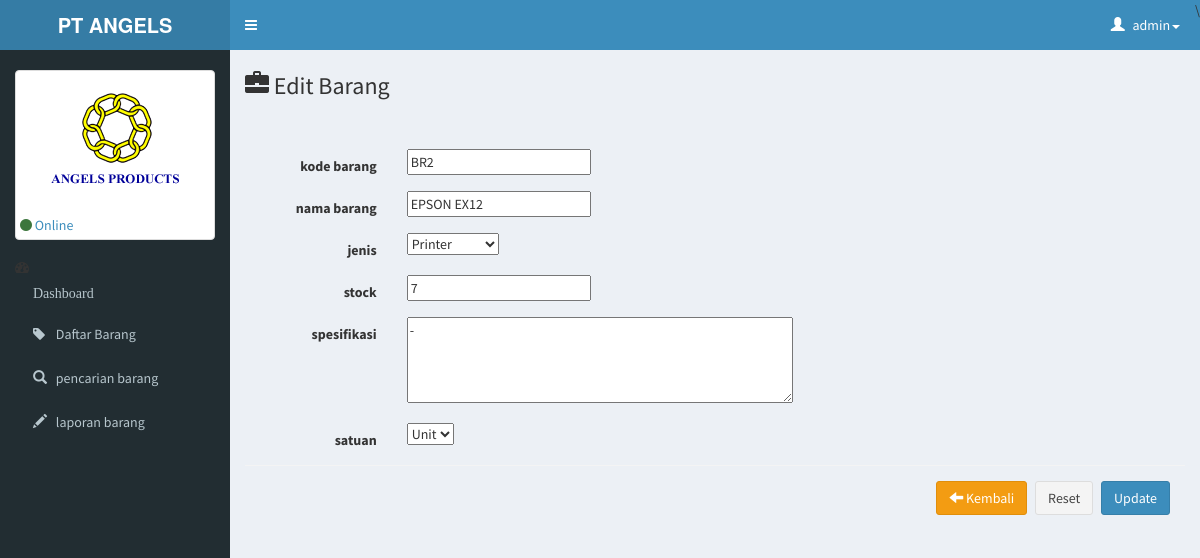
The page /admin/edit.php?id=2 (signed in) on the database its author committed.
### tables this page shows
CREATE TABLE IF NOT EXISTS `daftar_barang` (
  `id` int(255) NOT NULL AUTO_INCREMENT,
  `kode` varchar(20) NOT NULL,
  `nama_barang` varchar(100) NOT NULL,
  `jenis` varchar(32) NOT NULL,
  `stock` int(10) NOT NULL,
  `satuan` varchar(15) NOT NULL,
  `spek` text NOT NULL,
  PRIMARY KEY (`id`)
);

CREATE TABLE IF NOT EXISTS `jenis` (
  `jenis_barang` varchar(255) NOT NULL
);

CREATE TABLE IF NOT EXISTS `satuan` (
  `satuan_barang` varchar(100) NOT NULL
);

### admin/edit.php (the view, shortened to what this page needs)
<?php include 'menu.php'; ?>
<html>
<div class="content-wrapper">
<?php
global $values;
include 'konek.php';
        $sql = "SELECT * FROM daftar_barang where id=".mysqli_real_escape_string($koneksi,$_GET['id'])."";
        $result = mysqli_query($koneksi,$sql);
         while($row = mysqli_fetch_array($result))
         {
           $values['kode'] = $row['kode'];
           $values['nama_barang'] = $row['nama_barang'];
           $values['jenis'] = $row['jenis'];
           $values['stock'] = $row['stock'];
           $values['spek'] = $row['spek'];
           $values['satuan'] = $row['satuan'];
    }
 ?>
  <div id="page-wrapper">
        <div class="col-md-12 graphs">
       <div class="xs">
<h3><span class="glyphicon glyphicon-briefcase"></span>  Edit Barang</h3>
<br>
<br>
<div class="tab-content">
    <div class="tab-pane active" id="horizontal-form">
<form name="edit_data" action="#" method="post" class="form-horizontal">
<div class="form-group">
                                    <label for="focusedinput" class="col-sm-2 control-label">kode barang</label>
                                    <div class="col-sm-2">
                                        <input type="text" name="kode_barang" maxlength="30" required="required" class="form-control1" id="focusedinput" value="<?php echo $values['kode'] ?>"/>
                                    </div>
                                    </div>
                                    <div class="form-group">
                                    <label for="focusedinput" class="col-sm-2 control-label">nama barang</label>
                                    <div class="col-sm-2">
                                        <input type="text" name="nama_barang" maxlength="30" required="required" class="form-control1" id="focusedinput" value="<?php echo $values['nama_barang'] ?>"/>
                                    </div>
                                    </div>
                                      <div class="form-group">
                                    <label for="selector1" class="col-sm-2 control-label">jenis</label>
                                    <div class="col-sm-4"><select name="jenis_brg" id="selector1" class="form-control1" >
                                    <?php
$sql = "SELECT * FROM jenis";
$result = mysqli_query($koneksi,$sql);
$selected = $values['jenis'];
while ($row = mysqli_fetch_array($result)) {
?>
<option value="<?php echo $row['jenis_barang']; ?>" <?php if($selected == $row['jenis_barang']){echo("selected");}?>><?php echo $row['jenis_barang'];?></option>
<?php
}  ?>
</select></div></div>
<div class="form-group">
                                    <label for="focusedinput" class="col-sm-2 control-label">stock</label>
                                    <div class="col-sm-4">
                                        <input type="number" name="stock" required="required" placeholder="jumlah...." class="form-control1" id="focusedinput" value="<?php echo $values['stock'] ?>" />
                                    </div>
                                    </div>
                                     <div class="form-group">
                                    <label for="txtarea1" class="col-sm-2 control-label">spesifikasi</label>
                                    <div class="col-sm-8"><textarea name="spek_brg" required="required" id="txtarea1" cols="50" rows="4" class="form-control1"><?php echo $values['spek'] ?> </textarea></div>
                                </div>
                                 <div class="form-group">
                                    <label for="selector1" class="col-sm-2 control-label">satuan</label>
                                    <div class="col-sm-4"><select name="satuan_brg" id="selector1" class="form-control1" >
                                    <?php
$sql = "SELECT * FROM satuan";
$result = mysqli_query($koneksi,$sql);
$selected = $values['satuan'];
while ($row = mysqli_fetch_array($result)) {
?>
<option value="<?php echo $row['satuan_barang']; ?>" <?php if($selected == $row['satuan_barang']){echo("selected");}?>><?php echo $row['satuan_barang'];?></option>
<?php
}  ?></select></div></div>
<div class="modal-footer">
        <a class="btn btn-warning warning_22" href="barang.php"><span class="glyphicon glyphicon-arrow-left"></span>  Kembali</a>
        <input type="reset" class="btn btn-default" value="Reset">
           <input class="btn btn-primary" type="submit" name="proses" value="Update" />
</body>
</html>

### rows shown on the page
daftar_barang: kode_barang "BR2", nama_barang "EPSON EX12", jenis_brg "Printer", stock "7", spek_brg "-", satuan_brg "Unit"

### other values the page prints
$_SESSION['login'] "admin"
